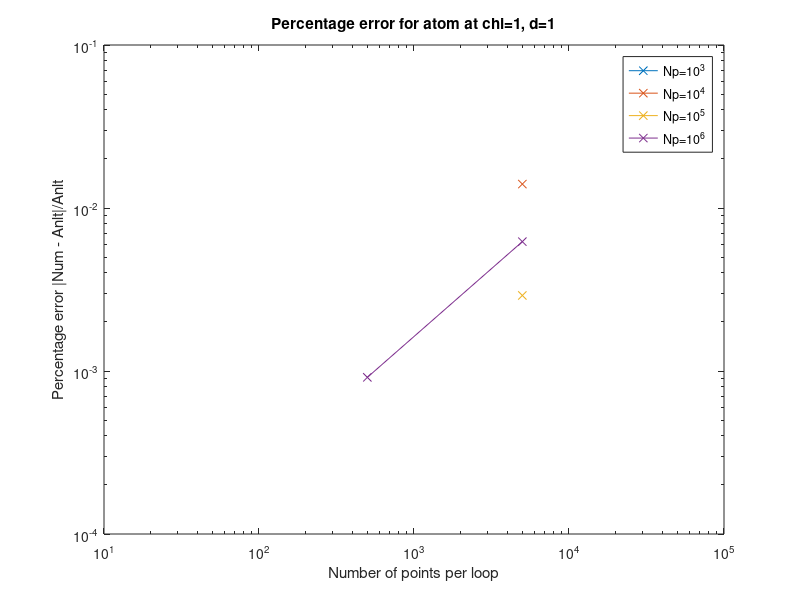
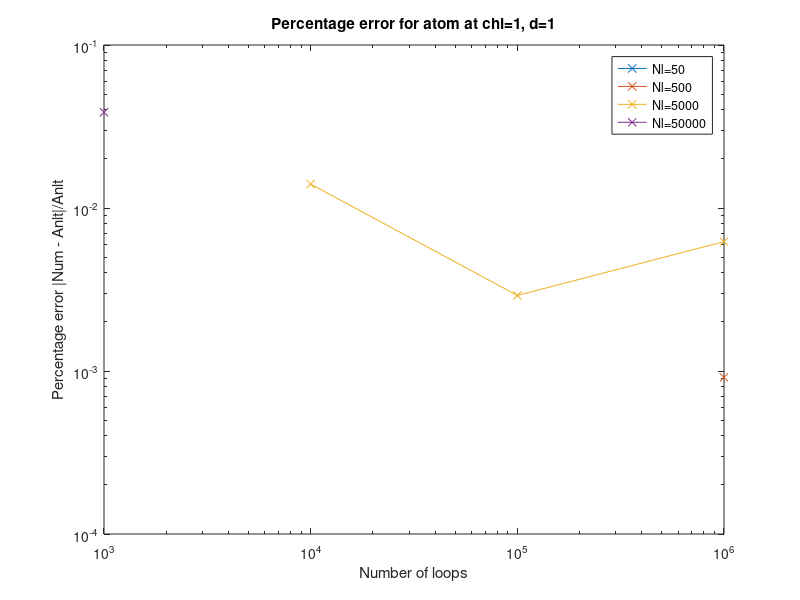
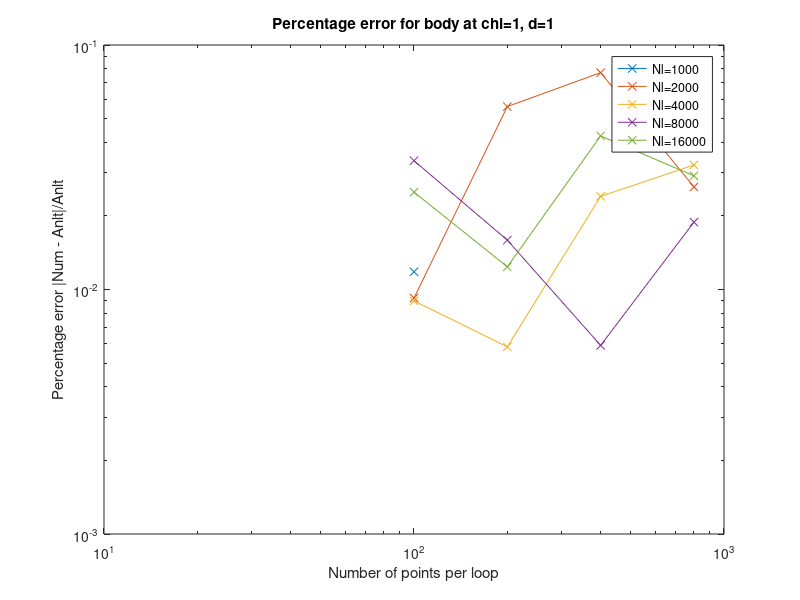
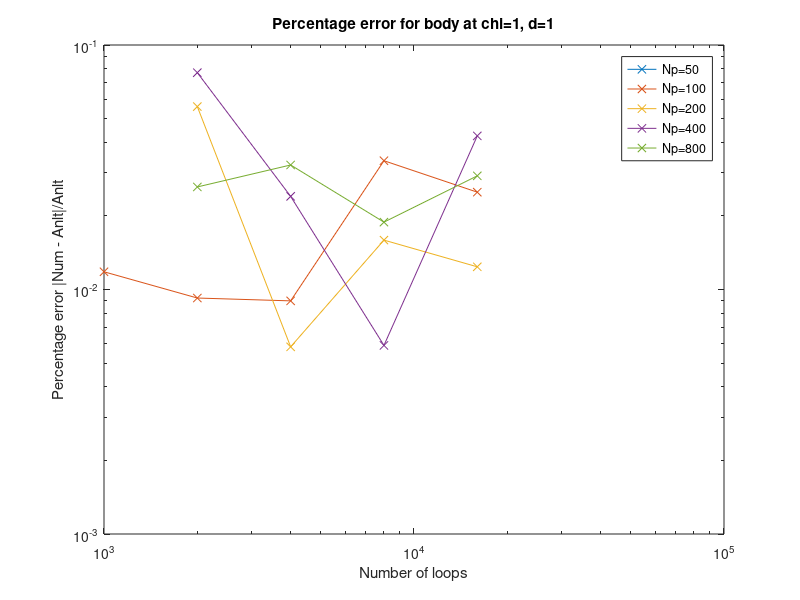

These charts were generated, in order, by the following MATLAB code:
# Calculate Casimir TM energy with TM loops.  

clear all

dat = load('TEatomconv.dat')

Nperloop= dat(:,3); 
Nloops = dat(:,4);
anlt = dat(:,5);
num = dat(:,6);
numerr = dat(:,7);

per = ((num-anlt)./anlt);
numerr = abs(numerr./anlt);

  dlmwrite("TEatomconv1pb.dat",[Nperloop(Nloops==1000),per(Nloops==1000)],"delimiter","\t","precision","%20.10e")
  dlmwrite("TEatomconv2pb.dat",[Nperloop(Nloops==10000),per(Nloops==10000)],"delimiter","\t","precision","%20.10e")
  dlmwrite("TEatomconv3pb.dat",[Nperloop(Nloops==100000),per(Nloops==100000)],"delimiter","\t","precision","%20.10e")
  dlmwrite("TEatomconv4pb.dat",[Nperloop(Nloops==1000000),per(Nloops==1000000)],"delimiter","\t","precision","%20.10e")

  dlmwrite("TEatomconv1lb.dat",[Nloops(Nperloop==50),per(Nperloop==50)],"delimiter","\t","precision","%20.10e")
  dlmwrite("TEatomconv2lb.dat",[Nloops(Nperloop==500),per(Nperloop==500)],"delimiter","\t","precision","%20.10e")
  dlmwrite("TEatomconv3lb.dat",[Nloops(Nperloop==5000),per(Nperloop==5000)],"delimiter","\t","precision","%20.10e")
  dlmwrite("TEatomconv4lb.dat",[Nloops(Nperloop==50000),per(Nperloop==50000)],"delimiter","\t","precision","%20.10e")



figure(1)
loglog(Nperloop(Nloops==10^3),per(Nloops==10^3),'x-', ...
 Nperloop(Nloops==10^4),per(Nloops==10^4),'x-', ...
 Nperloop(Nloops==10^5),per(Nloops==10^5),'x-', ...
 Nperloop(Nloops==10^6),per(Nloops==10^6),'x-')
xlabel('Number of points per loop')
ylabel('Percentage error |Num - Anlt|/Anlt')
title('Percentage error for atom at chi=1, d=1')

legend(['Np=10^3'; 'Np=10^4'; 'Np=10^5'; 'Np=10^6'])

figure(2)
loglog(Nloops(Nperloop==5*10^1),per(Nperloop==50),'x-', ...
 Nloops(Nperloop==5*10^2),per(Nperloop==500),'x-', ...
 Nloops(Nperloop==5*10^3),per(Nperloop==5*10^3),'x-', ...
 Nloops(Nperloop==5*10^4),per(Nperloop==5*10^4),'x-')
xlabel('Number of loops')
ylabel('Percentage error |Num - Anlt|/Anlt')
title('Percentage error for atom at chi=1, d=1')


legend(['Nl=50'; 'Nl=500'; 'Nl=5000'; 'Nl=50000'])



%body % body %body


%body

dat = load('TEbodyconv.dat');

Nperloop= dat(:,3); 
Nloops = dat(:,4);
anlt = dat(:,5);
num = dat(:,6);
numerr = dat(:,7);

per = ((num-anlt)./anlt);
numerr = abs(numerr)./anlt;

  dlmwrite("TEbodyconv1pb.dat",[Nperloop(Nloops==1000),per(Nloops==1000)],"delimiter","\t","precision","%20.10e")
  dlmwrite("TEbodyconv2pb.dat",[Nperloop(Nloops==2000),per(Nloops==2000)],"delimiter","\t","precision","%20.10e")
  dlmwrite("TEbodyconv3pb.dat",[Nperloop(Nloops==4000),per(Nloops==4000)],"delimiter","\t","precision","%20.10e")
  dlmwrite("TEbodyconv4pb.dat",[Nperloop(Nloops==8000),per(Nloops==8000)],"delimiter","\t","precision","%20.10e")
  dlmwrite("TEbodyconv5pb.dat",[Nperloop(Nloops==16000),per(Nloops==16000)],"delimiter","\t","precision","%20.10e")

  dlmwrite("TEbodyconv1lb.dat",[Nloops(Nperloop==50),per(Nperloop==50)],"delimiter","\t","precision","%20.10e")
  dlmwrite("TEbodyconv2lb.dat",[Nloops(Nperloop==100),per(Nperloop==100)],"delimiter","\t","precision","%20.10e")
  dlmwrite("TEbodyconv3lb.dat",[Nloops(Nperloop==200),per(Nperloop==200)],"delimiter","\t","precision","%20.10e")
  dlmwrite("TEbodyconv4lb.dat",[Nloops(Nperloop==400),per(Nperloop==400)],"delimiter","\t","precision","%20.10e")
  dlmwrite("TEbodyconv5lb.dat",[Nloops(Nperloop==800),per(Nperloop==800)],"delimiter","\t","precision"
,"%20.10e")


figure(3)
loglog(Nperloop(Nloops==1000),per(Nloops==1000),'x-', ...
 Nperloop(Nloops==2000),per(Nloops==2000),'x-', ...
 Nperloop(Nloops==4000),per(Nloops==4000),'x-', ...
 Nperloop(Nloops==8000),per(Nloops==8000),'x-',...
 Nperloop(Nloops==16000),per(Nloops==16000),'x-')
xlabel('Number of points per loop')
ylabel('Percentage error |Num - Anlt|/Anlt')
title('Percentage error for body at chi=1, d=1')

legend(['Nl=1000'; 'Nl=2000'; 'Nl=4000'; 'Nl=8000';'Nl=16000'])

figure(4)
loglog(Nloops(Nperloop==50),per(Nperloop==50),'x-', ...
 Nloops(Nperloop==100),per(Nperloop==100),'x-', ...
 Nloops(Nperloop==200),per(Nperloop==200),'x-', ...
 Nloops(Nperloop==400),per(Nperloop==400),'x-', ...
 Nloops(Nperloop==800),per(Nperloop==800),'x-')
xlabel('Number of loops')
ylabel('Percentage error |Num - Anlt|/Anlt')
title('Percentage error for body at chi=1, d=1')


legend(['Np=50'; 'Np=100'; 'Np=200'; 'Np=400';'Np=800'])
